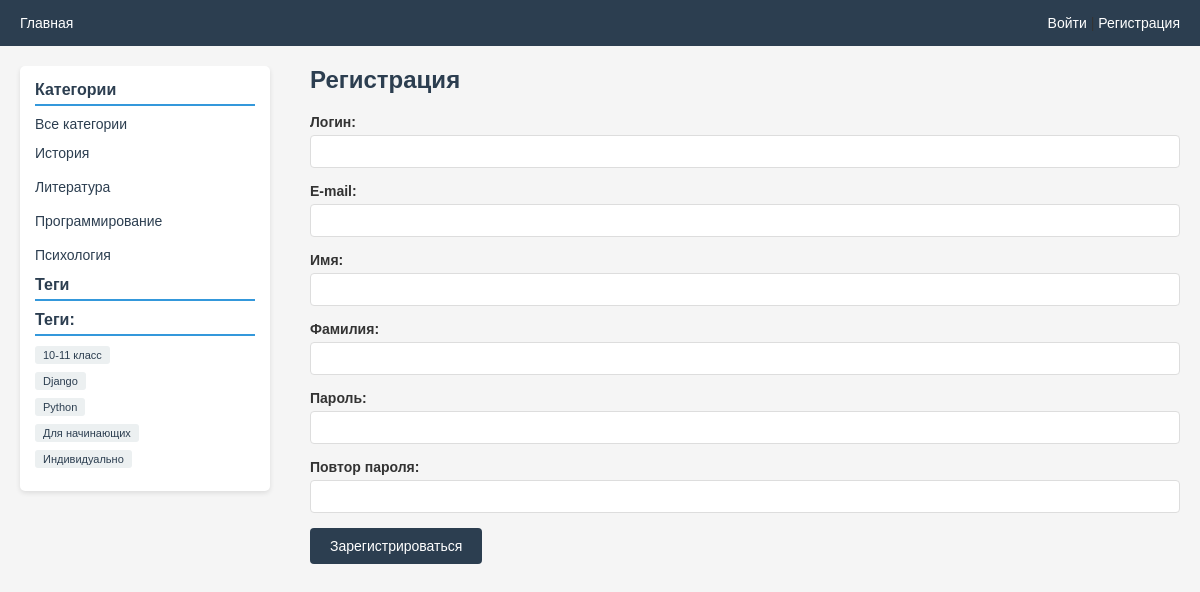
The page /users/register/ on the database its author committed.
### sites/models.py (models this page shows, shortened)
class Category(models.Model):
    name = models.CharField(max_length=100, db_index=True, verbose_name="Название категории")
    slug = models.SlugField(max_length=255, unique=True, db_index=True, verbose_name="URL")
    class Meta:
        verbose_name = "Категория"
        verbose_name_plural = "Категории"
    def get_absolute_url(self):
        return reverse('category', kwargs={'cat_slug': self.slug})

class TagPost(models.Model):
    tag = models.CharField(max_length=100, db_index=True, verbose_name="Тег")
    slug = models.SlugField(max_length=255, unique=True, db_index=True, verbose_name="URL")
    class Meta:
        verbose_name = "Тег"
        verbose_name_plural = "Теги"

### users/views.py (the view)
# urls.py: path('register/', views.register, name='register'),
def register(request):
    if request.method == 'POST':
        form = RegisterUserForm(request.POST)
        if form.is_valid():
            user = form.save(commit=False)
            user.set_password(form.cleaned_data['password'])
            user.save()
            return render(request, 'users/register_done.html')
    else:
        form = RegisterUserForm()
    return render(request, 'users/register.html', {'form': form})

### users/forms.py (shortened to what this page needs)
class RegisterUserForm(forms.ModelForm):
    username = forms.CharField(
        label='Логин',
        widget=forms.TextInput(attrs={'class': 'form-input'})
    )
    password = forms.CharField(
        label='Пароль',
        widget=forms.PasswordInput(attrs={'class': 'form-input'})
    )
    password2 = forms.CharField(
        label='Повтор пароля',
        widget=forms.PasswordInput(attrs={'class': 'form-input'})
    )
    class Meta:
        model = get_user_model()
        fields = ['username', 'email', 'first_name', 'last_name', 'password']
        labels = {
            'email': 'E-mail',
            'first_name': 'Имя',
            'last_name': 'Фамилия',
        }
        widgets = {
            'email': forms.EmailInput(attrs={'class': 'form-input'}),
            'first_name': forms.TextInput(attrs={'class': 'form-input'}),
            'last_name': forms.TextInput(attrs={'class': 'form-input'}),
        }

### sites/templatetags/sites_tags.py (called while the page is built)
@register.inclusion_tag('sites/list_categories.html')
def show_categories(cat_selected=0):
    cats = Category.objects.annotate(total=Count('materials')).filter(
        total__gt=0,
        materials__is_published=1
    ).distinct()
    return {'cats': cats, 'cat_selected': cat_selected}

@register.inclusion_tag('sites/list_tags.html')
def show_tags():
    tags = TagPost.objects.annotate(total=Count('materials')).filter(
        total__gt=0,
        materials__is_published=1
    ).distinct()
    return {'tags': tags}

### users/templates/users/register.html (shortened to what this page needs)
{% extends 'base.html' %}
{% block content %}
    <h1>Регистрация</h1>
    <form method="post">
        {% for field in form %}
            <div class="form-field">
                <label class="form-label" for="{{ field.id_for_label }}">
                    {{ field.label }}:
                </label>
                {{ field }}
            </div>
        {% endfor %}
        <button type="submit">Зарегистрироваться</button>
    </form>
{% endblock %}

### sites/templates/sites/list_categories.html
{% for cat in cats %}
    {% if cat.id == cat_selected %}
        <li class="selected">{{ cat.name }}</li>
    {% else %}
        <li><a href="{{ cat.get_absolute_url }}" class="category-link">{{ cat.name }}</a></li>
    {% endif %}
{% endfor %}

### sites/templates/sites/list_tags.html
{% if tags %}
    <h3>Теги:</h3>
    <ul class="tags-list">
        {% for t in tags %}
            <li><a href="{% url 'tag' t.slug %}">{{ t.tag }}</a></li>
        {% endfor %}
    </ul>
{% endif %}

### sites/templates/base.html (style rules this page uses)
* { margin: 0; padding: 0; box-sizing: border-box; }
body { font-family: Arial, sans-serif; background: #f5f5f5; color: #333; font-size: 14px; }
.sidebar h3 { margin-bottom: 10px; color: #2c3e50; font-size: 16px; border-bottom: 2px solid #3498db; padding-bottom: 5px; }
.sidebar ul { list-style: none; margin: 0; padding: 0; }
.sidebar li { margin: 8px 0; }
.sidebar a { color: #2c3e50; text-decoration: none; }
.tags-list { margin: 10px 0; }
.tags-list a { background: #ecf0f1; padding: 3px 8px; border-radius: 3px; font-size: 11px; color: #2c3e50; text-decoration: none; margin-right: 5px; display: inline-block; }
.form-field { margin-bottom: 15px; }
.form-label { display: block; font-weight: bold; margin-bottom: 5px; }
.form-input { width: 100%; padding: 8px; border: 1px solid #ddd; border-radius: 4px; }
button { background: #2c3e50; color: white; padding: 10px 20px; border: none; border-radius: 4px; cursor: pointer; font-size: 14px; }
.sidebar .category-link { color: #2c3e50; text-decoration: none; display: block; padding: 5px 0; transition: all 0.3s ease; }
h1 { font-size: 24px; margin-bottom: 20px; color: #2c3e50; }
a { color: #3498db; text-decoration: none; }

### users/templates/users/register.html (style rules this page uses)
.form-field { margin-bottom: 15px; }
.form-label { display: block; font-weight: bold; margin-bottom: 5px; }
.form-input { width: 100%; padding: 8px; border: 1px solid #ddd; border-radius: 4px; }
button { background: #2c3e50; color: white; padding: 10px 20px; border: none; border-radius: 4px; cursor: pointer; }

### rows shown on the page
Category: name "История"
Category: name "Литература"
Category: name "Программирование"
Category: name "Психология"
TagPost: tag "10-11 класс"
TagPost: tag "Django"
TagPost: tag "Python"
TagPost: tag "Для начинающих"
TagPost: tag "Индивидуально"

### other values the page prints
{{ field.label }} "Логин" "E-mail" "Имя" "Фамилия" "Пароль" "Повтор пароля"
